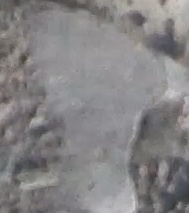
#> input picture data/stone3.jpg, 189 x 213 px, found by its file name
$ python find_contours3.py
#> lines starting #> are read from the running program, lines starting #| are printed output that depends on the picture; after the words box and inside, x2 and y2 are one past the last pixel; in counts of white or black regions, pixels touching at a corner belong together
### src/helpers.py
import cv2
import numpy as np


def BrightnessAndContrastAuto(im_source, clipHistPercent=0):
    histSize = 256
    minGray = 0
    maxGray = 0

    imgray = im_source.copy()
    if len(im_source.shape) == 3:
        imgray = cv2.cvtColor(im_source, cv2.COLOR_BGR2GRAY)

    if clipHistPercent == 0:
        # keep full available range
        minGray, maxGray, min_pt, max_pt = cv2.minMaxLoc(imgray)
    else:
        histRange = [0, 256]
        uniform = True
        accumulate = False
        hist = cv2.calcHist([imgray], [0], None, [histSize], histRange, uniform, accumulate)
        print()
        accumulator = [0] * len(hist)
        accumulator[0] = hist[0]
        for i in range(1, histSize):
            accumulator[i] = accumulator[i - 1] + hist[i]

        # locate points that cuts at required value
        max = accumulator[-1]
        clipHistPercent *= (max / 100.0)
        clipHistPercent /= 2.0
        minGray = 0

        #  locate left cut
        while accumulator[minGray] < clipHistPercent:
            minGray += 1

        # locate right cut
        maxGray = histSize - 1
        while accumulator[maxGray] >= (max - clipHistPercent):
            maxGray -= 1

    # current range
    inputRange = maxGray - minGray
    alpha = (histSize - 1) / inputRange
    beta = -minGray * alpha

    dst = imgray.copy()
    cv2.convertScaleAbs(imgray, dst, alpha, beta)

    return dst


# [10 lines left out: function MorphClose, not called in this run]


# [6 lines that do not run on import are left out]

    # /**
    #  *  \brief Automatic brightness and contrast optimization with optional histogram clipping
    #  *  \param [in]src Input image GRAY or BGR or BGRA
    #  *  \param [out]dst Destination image
    #  *  \param clipHistPercent cut wings of histogram at given percent tipical=>1, 0=>Disabled
    #  *  \note In case of BGRA image, we won't touch the transparency
    # */
    # void BrightnessAndContrastAuto(const cv::Mat &src, cv::Mat &dst, float clipHistPercent=0)
    # {
    #
    #     CV_Assert(clipHistPercent >= 0);
    #     CV_Assert((src.type() == CV_8UC1) || (src.type() == CV_8UC3) || (src.type() == CV_8UC4));
    #
    #     int histSize = 256;
    #     float alpha, beta;
    #     double minGray = 0, maxGray = 0;
    #
    #     //to calculate grayscale histogram
    #     cv::Mat gray;
    #     if (src.type() == CV_8UC1) gray = src;
    #     else if (src.type() == CV_8UC3) cvtColor(src, gray, CV_BGR2GRAY);
    #     else if (src.type() == CV_8UC4) cvtColor(src, gray, CV_BGRA2GRAY);
    #     if (clipHistPercent == 0)
    #     {
    #         // keep full available range
    #         cv::minMaxLoc(gray, &minGray, &maxGray);
    #     }
    #     else
    #     {
    #         cv::Mat hist; //the grayscale histogram
    #
    #         float range[] = { 0, 256 };
    #         const float* histRange = { range };
    #         bool uniform = true;
    #         bool accumulate = false;
    #         calcHist(&gray, 1, 0, cv::Mat (), hist, 1, &histSize, &histRange, uniform, accumulate);
    #
    #         // calculate cumulative distribution from the histogram
    #         std::vector<float> accumulator(histSize);
    #         accumulator[0] = hist.at<float>(0);
    #         for (int i = 1; i < histSize; i++)
    #         {
    #             accumulator[i] = accumulator[i - 1] + hist.at<float>(i);
    #         }
    #
    #         // locate points that cuts at required value
    #         float max = accumulator.back();
    #         clipHistPercent *= (max / 100.0); //make percent as absolute
    #         clipHistPercent /= 2.0; // left and right wings
    #         // locate left cut
    #         minGray = 0;
    #         while (accumulator[minGray] < clipHistPercent)
    #             minGray++;
    #
    #         // locate right cut
    #         maxGray = histSize - 1;
    #         while (accumulator[maxGray] >= (max - clipHistPercent))
    #             maxGray--;
    #     }
    #
    #     // current range
    #     float inputRange = maxGray - minGray;
    #
    #     alpha = (histSize - 1) / inputRange;   // alpha expands current range to histsize range
    #     beta = -minGray * alpha;             // beta shifts current range so that minGray will go to 0
    #
    #     // Apply brightness and contrast normalization
    #     // convertTo operates with saurate_cast
    #     src.convertTo(dst, -1, alpha, beta);
    #
    #     // restore alpha channel from source
    #     if (dst.type() == CV_8UC4)
    #     {
    #         int from_to[] = { 3, 3};
    #         cv::mixChannels(&src, 4, &dst,1, from_to, 1);
    #     }
    #     return;
    # }

# void MorphClose(const Mat &imgIn,Mat &imgOut,int minThickess)
# {
#   int size = minThickess / 2;
#   Point anchor = Point(size, size);
#   Mat element = getStructuringElement(MORPH_ELLIPSE, Size(2 * size + 1, 2 * size + 1), anchor);
#   morphologyEx(imgIn, imgOut, MORPH_CLOSE, element, anchor);
# }

### src/find_contours3.py
import numpy as np
import cv2
import matplotlib.pyplot as plt
import time

from helpers import BrightnessAndContrastAuto, MorphClose


def onStonesTb(self):
    thStone = cv2.getTrackbarPos('thStone', 'Stones')
    thShadow = cv2.getTrackbarPos('thShadow', 'Stones')
    minSizeMM = cv2.getTrackbarPos('Size(mm)', 'Stones')

    h, w = image.shape[:2]

    blur = cv2.GaussianBlur(image, (3, 3), 0)
    # cv2.imshow("blur", blur)

    # imgray = cv2.cvtColor(blur, cv2.COLOR_BGR2GRAY)

    saturation = BrightnessAndContrastAuto(blur, 0)
    # cv2.imshow("BrightnessAndContrastAuto", saturation)

    thres = 100
    cont = []
    while not cont:
        ret, bwStones = cv2.threshold(saturation, thres, 255, cv2.THRESH_BINARY_INV)

        k = 6

        bwStones[:k, :] = 255
        bwStones[bwStones.shape[0] - k:, k:] = 255
        bwStones[:, :k] = 255
        bwStones[k:, bwStones.shape[1] - k:] = 255

        cv2.imshow("threshold", bwStones)

        contours_stone, hierarchy = cv2.findContours(bwStones, cv2.RETR_CCOMP, cv2.CHAIN_APPROX_SIMPLE)
        # c = max(contours_stone, key=cv2.contourArea)

        for c in contours_stone:
            if cv2.contourArea(c) > 2500:
                ex = False
                for x_y in c:
                    if x_y[0][0] == h or x_y[0][1] == w or x_y[0][0] == 0 or x_y[0][1] == 0:
                        ex = True
                if not ex:
                    cont.append(c)
        thres += 1

    cv2.drawContours(saturation, cont, -1, (0, 0, 255), 2)
    cv2.imshow("bwStones", saturation)

    # blur2 = cv2.GaussianBlur(image, (0, 0), 2, 2)

    hsv_image = cv2.cvtColor(blur, cv2.COLOR_BGR2HSV)

    saturation = hsv_image[..., 1]
    brightness = hsv_image[..., 2]

    minSizePx = round(minSizeMM / pix2mm)
    closerSize = minSizePx / 2.0

    # saturation = MorphClose(saturation, closerSize)
    saturation = BrightnessAndContrastAuto(saturation, 1)

    ret, bwStones = cv2.threshold(saturation, thStone, 255, cv2.THRESH_BINARY_INV)
    # cv2.imshow("threshold", bwStones)

    # contours_stone, hierarchy = cv2.findContours(bwStones, cv2.RETR_LIST, cv2.CHAIN_APPROX_SIMPLE)
    # c = max(contours_stone, key=cv2.contourArea)
    cv2.drawContours(saturation, contours_stone, -1, (0, 0, 255), 2)
    # cv2.imshow("Threshold Stones+Shadow on Saturation", saturation)

    # if removeShadow:
    # brightness = MorphClose(brightness, closerSize)
    brightness = BrightnessAndContrastAuto(brightness, 1)

    ret, bwShadow = cv2.threshold(brightness, thShadow, 255, cv2.THRESH_BINARY)
    # contours.clear()

    bwShadow[:k, :] = 255
    bwShadow[bwStones.shape[0] - k:, k:] = 255
    bwShadow[:, :k] = 255
    bwShadow[k:, bwShadow.shape[1] - k:] = 255


    contours_shadow, hierarchy = cv2.findContours(bwShadow, cv2.RETR_CCOMP, cv2.CHAIN_APPROX_SIMPLE)
    cv2.drawContours(brightness, contours_shadow, -1, (0, 0, 255), 2)
    # cv2.imshow("Threshold Shadow on Brightness", brightness)

    cv2.bitwise_not(bwShadow, bwStones, bwStones)
    # cv2.imshow("bwStones", bwStones)

    dst = image.copy()
    # contours, hierarchy = cv2.findContours(bwStones, cv2.RETR_EXTERNAL, cv2.CHAIN_APPROX_SIMPLE)
    # cv2.drawContours(dst, contours_stone + contours_shadow, -1, (255, 255, 255), 2)
    # c = max(cont, key=cv2.contourArea)
    cv2.drawContours(dst, cont, -1, (0, 0, 255), 2)

    # for i in range(len(contours)):
    #     cv2.polylines(dst, contours[i], True, (0, 255, 0), 2)

    cv2.imshow(winName, dst)


if __name__ == '__main__':
    knowDistancePX = 170
    knowDistanceMM = 150
    pix2mm = knowDistancePX / knowDistanceMM

    image = cv2.imread('data/stone3.jpg')
#> image is the input picture: shape (213, 189, 3); mean B, G, R 131.8, 130.9, 132.7
    # pad_size = 8
    # image = cv2.copyMakeBorder(
    #     image, pad_size, pad_size, pad_size, pad_size, borderType=cv2.BORDER_CONSTANT, value=[0, 0, 0])

    # set defaults
    minSizeMM = 80  # width in millimetre
    thStone = 100  # max saturation for stones
    thShadow = 128  # max brightness for shadow
    removeShadow = 1  # try to remove shadows (1=Yes 0=No)

    winName = 'Stones'
    cv2.imshow(winName, image)
    # [4 lines of commented-out code are left out]
    onStonesTb(1)
#> in BrightnessAndContrastAuto, `minGray, maxGray, min_pt, max_pt = cv2.minMaxLoc(imgray)`: minGray = 56; maxGray = 202; min_pt = (173, 205); max_pt = (133, 208)
#> in BrightnessAndContrastAuto, `inputRange = maxGray - minGray`: inputRange = 146
#> in BrightnessAndContrastAuto, `alpha = (histSize - 1) / inputRange`: alpha = 1.75
#> in BrightnessAndContrastAuto, `beta = -minGray * alpha`: beta = -97.81
#> in onStonesTb, `saturation = BrightnessAndContrastAuto(blur, 0)`:
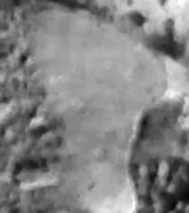
#> saturation: shape (213, 189); min 0, max 255, mean 132
#> in onStonesTb, `ret, bwStones = cv2.threshold(saturation, thres, 255, cv2.THRESH_BINAR..`:
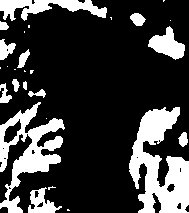
#> bwStones: shape (213, 189); 23.4% white; 27 white regions (13 under 20 px), largest, box (x1, y1, x2, y2) and area: (129, 107, 189, 213) 3609, (0, 102, 65, 213) 2618, (0, 0, 107, 21) 1135
#> in onStonesTb, `ret, bwStones = cv2.threshold(saturation, thres, 255, cv2.THRESH_BINAR..`: ret = 100
#> in onStonesTb, `bwStones[k:, bwStones.shape[1] - k:] = 255`:
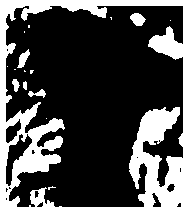
#> bwStones: shape (213, 189); 30.2% white; 16 white regions (10 under 20 px)
#> in onStonesTb, `contours_stone, hierarchy = cv2.findContours(bwStones, cv2.RETR_CCOMP,..`: contours_stone = 32 contours, 19 with area under 20; largest, box (x1, y1, x2, y2) and area: (0, 0, 189, 213) 39856, (5, 5, 184, 208) 28474, (5, 133, 33, 187) 552, (5, 118, 22, 144) 218, (130, 13, 146, 26) 122
#> the loop in onStonesTb, `for c in contours_stone:` made 32 passes
#> c on pass 16: [[0, 0], [0, 212], [188, 212], [188, 0]]
#> after the loop in onStonesTb, `for c in contours_stone:`: cont = []
    cv2.waitKey(0)

$ run again, with data/stone4.jpg copied over data/stone3.jpg
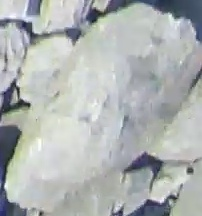
#> input picture data/stone4.jpg, 202 x 216 px, found by its file name
#> image is the input picture: shape (216, 202, 3); mean B, G, R 178, 178.9, 174.4
#> minGray = 42; maxGray = 250; min_pt = (19, 103); max_pt = (39, 141)
#> inputRange = 208
#> alpha = 1.23
#> beta = -51.49
#> in onStonesTb, `ret, bwStones = cv2.threshold(saturation, thres, 255, cv2.THRESH_BINAR..`:
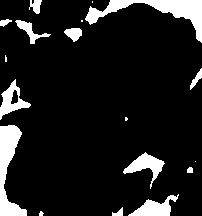
#> bwStones: shape (216, 202); 11.5% white; 18 white regions (6 under 20 px), largest, box (x1, y1, x2, y2) and area: (85, 0, 202, 43) 1451, (0, 125, 27, 216) 1184, (123, 152, 165, 189) 532
#> ret = 100
#> in onStonesTb, `bwStones[k:, bwStones.shape[1] - k:] = 255`:
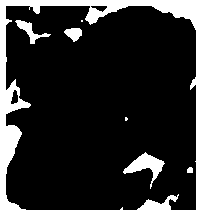
#> bwStones: shape (216, 202); 18.2% white; 7 white regions (2 under 20 px)
#> contours_stone = 10 contours, 2 with area under 20; largest, box (x1, y1, x2, y2) and area: (0, 0, 202, 216) 43215, (5, 5, 197, 211) 37025, (123, 152, 165, 189) 472, (15, 20, 51, 44) 208, (64, 28, 82, 42) 144, (10, 89, 19, 105) 84, (90, 5, 108, 13) 72, (187, 167, 193, 173) 22
#> the loop in onStonesTb, `for c in contours_stone:` made 10 passes
#> c on pass 7: [[0, 0], [0, 215], [201, 215], [201, 0]]
#> after the loop in onStonesTb, `for c in contours_stone:`: cont = []

$ run again, with data/stone5.jpg copied over data/stone3.jpg
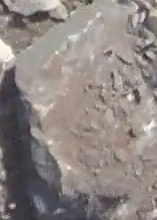
#> input picture data/stone5.jpg, 157 x 220 px, found by its file name
#> image is the input picture: shape (220, 157, 3); mean B, G, R 129.7, 133.5, 142
#> in BrightnessAndContrastAuto, `minGray, maxGray, min_pt, max_pt = cv2.minMaxLoc(imgray)`: minGray = 50; maxGray = 251; min_pt = (19, 141); max_pt = (0, 42)
#> inputRange = 201
#> alpha = 1.27
#> beta = -63.43
#> in onStonesTb, `ret, bwStones = cv2.threshold(saturation, thres, 255, cv2.THRESH_BINAR..`:
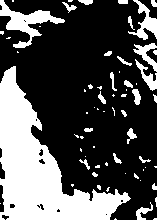
#> bwStones: shape (220, 157); 31.8% white; 66 white regions (40 under 20 px), largest, box (x1, y1, x2, y2) and area: (0, 66, 131, 220) 7872, (0, 0, 65, 48) 979, (128, 0, 157, 40) 429
#> in onStonesTb, `ret, bwStones = cv2.threshold(saturation, thres, 255, cv2.THRESH_BINAR..`: ret = 100
#> contours_stone = 61 contours, 42 with area under 20; largest, box (x1, y1, x2, y2) and area: (0, 0, 157, 220) 34164, (5, 5, 152, 215) 22267, (132, 89, 141, 105) 73, (127, 128, 137, 144) 55, (5, 15, 12, 26) 40
#> the loop in onStonesTb, `for c in contours_stone:` made 61 passes
#> c on pass 44: [[0, 0], [0, 219], [156, 219], [156, 0]]
#> after the loop in onStonesTb, `for c in contours_stone:`: cont = []
#> hsv_image: shape (220, 157, 3); mean H, S, V 42.4, 26.3, 143
#> the loop in BrightnessAndContrastAuto (call 2), `while accumulator[minGray] < clipHistPercent:` made 6 passes
#> the loop in BrightnessAndContrastAuto (call 2), `while accumulator[maxGray] >= (max - clipHistPercent):` made 205 passes
#> maxGray on passes 1 to 3: 254, 253, 252
#> in onStonesTb, `ret, bwStones = cv2.threshold(saturation, thStone, 255, cv2.THRESH_BIN..`: ret = 0
#> contours_shadow = 39 contours, 38 with area under 20; largest, box (x1, y1, x2, y2) and area: (0, 0, 157, 220) 34164
#> in onStonesTb, `cv2.drawContours(dst, cont, -1, (0, 0, 255), 2)`:
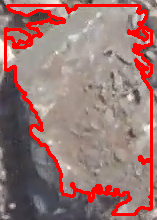
#> dst: shape (220, 157, 3); 11.2% of pixels changed, all inside (x1, y1, x2, y2) = (4, 4, 153, 216)
